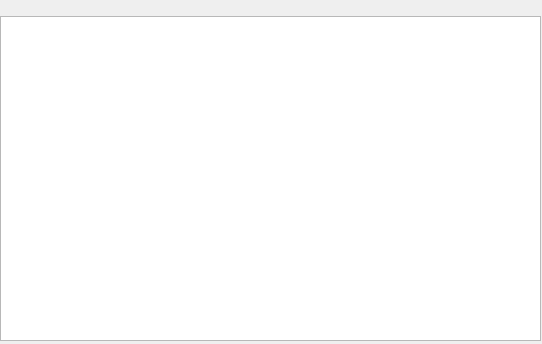
<?xml version="1.0" encoding="UTF-8"?>
<ui version="4.0">
 <class>URLCatcherUI</class>
 <widget class="QWidget" name="URLCatcherUI">
  <property name="geometry">
   <rect>
    <x>0</x>
    <y>0</y>
    <width>542</width>
    <height>344</height>
   </rect>
  </property>
  <property name="windowTitle">
   <string>URL Catcher</string>
  </property>
  <widget class="QWidget" name="gridLayoutWidget">
   <property name="geometry">
    <rect>
     <x>0</x>
     <y>10</y>
     <width>541</width>
     <height>331</height>
    </rect>
   </property>
   <layout class="QGridLayout" name="gridLayout">
    <item row="1" column="0" colspan="3">
     <widget class="QTreeView" name="m_urlListView">
      <property name="contextMenuPolicy">
       <enum>Qt::CustomContextMenu</enum>
      </property>
      <property name="whatsThis">
       <string>List of Uniform Resource Locators mentioned in any of the Konversation windows during this session.</string>
      </property>
      <property name="indentation">
       <number>0</number>
      </property>
      <property name="sortingEnabled">
       <bool>true</bool>
      </property>
      <property name="allColumnsShowFocus">
       <bool>true</bool>
      </property>
     </widget>
    </item>
    <item row="0" column="1">
     <widget class="KFilterProxySearchLine" name="m_filterLine"/>
    </item>
   </layout>
  </widget>
 </widget>
 <customwidgets>
  <customwidget>
   <class>KFilterProxySearchLine</class>
   <extends>QWidget</extends>
   <header>kfilterproxysearchline.h</header>
  </customwidget>
 </customwidgets>
 <resources/>
 <connections/>
</ui>
